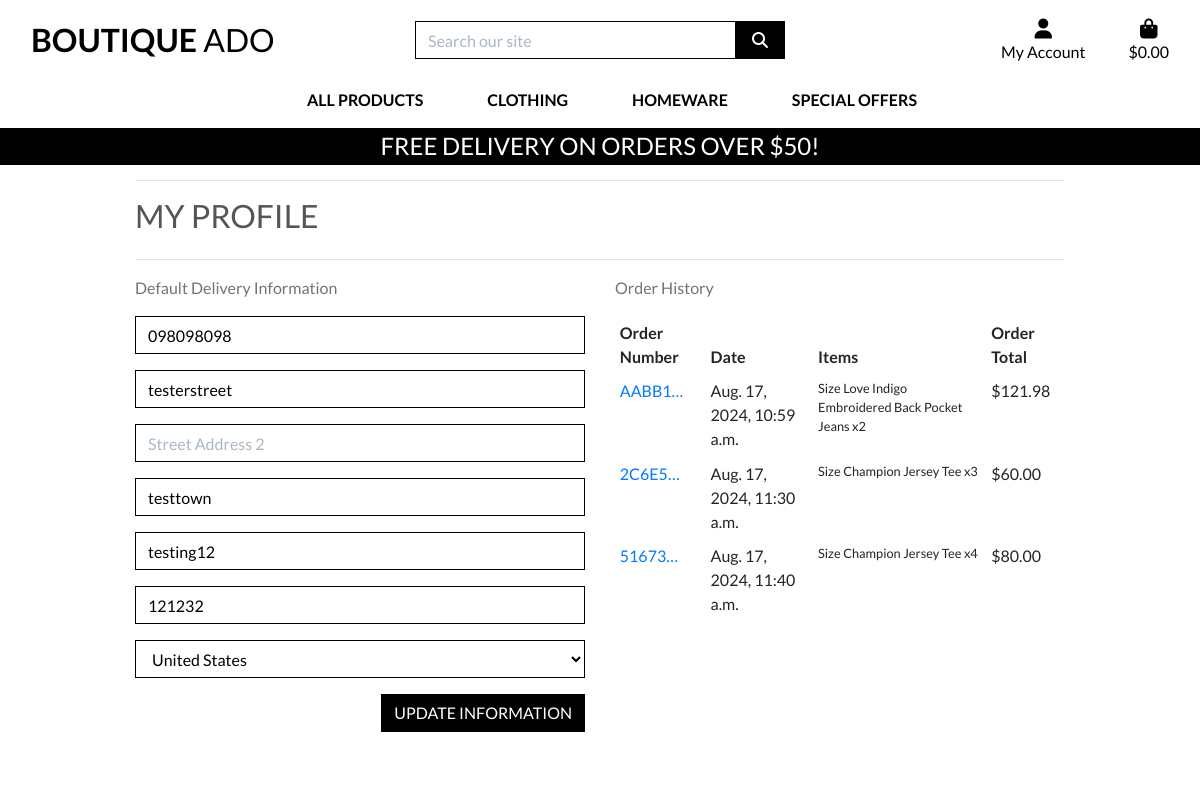
The page /profile/ (signed in) on the database as committed earlier.
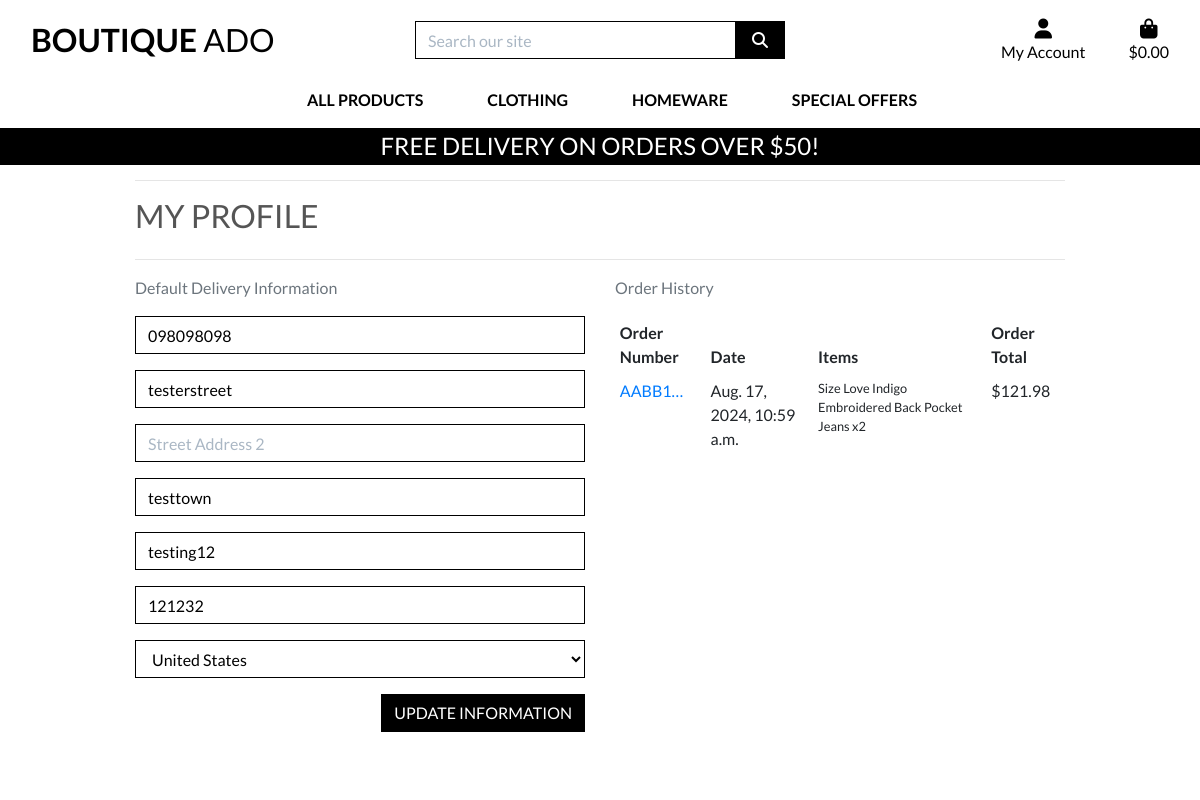
The same page on the database as committed later.
### checkout/models.py (models this page shows, shortened)
class Order(models.Model):
    order_number = models.CharField(max_length=32, null=False, editable=False)
    user_profile = models.ForeignKey(UserProfile, on_delete=models.SET_NULL,
                                     null=True, blank=True, related_name='orders')
    full_name = models.CharField(max_length=50, null=False, blank=False)
    email = models.EmailField(max_length=254, null=False, blank=False)
    phone_number = models.CharField(max_length=20, null=False, blank=False)
    country = CountryField(blank_label='Country *', null=False, blank=False)
    postcode = models.CharField(max_length=20, null=True, blank=True)
    town_or_city = models.CharField(max_length=40, null=False, blank=False)
    street_address1 = models.CharField(max_length=80, null=False, blank=False)
    street_address2 = models.CharField(max_length=80, null=True, blank=True)
    county = models.CharField(max_length=80, null=True, blank=True)
    date = models.DateTimeField(auto_now_add=True)
    delivery_cost = models.DecimalField(max_digits=6, decimal_places=2, null=False, default=0)
    order_total = models.DecimalField(max_digits=10, decimal_places=2, null=False, default=0)
    grand_total = models.DecimalField(max_digits=10, decimal_places=2, null=False, default=0)
    original_bag = models.TextField(null=False, blank=False, default='')
    stripe_pid = models.CharField(max_length=254, null=False, blank=False, default='')

class OrderLineItem(models.Model):
    order = models.ForeignKey(Order, null=False, blank=False, on_delete=models.CASCADE, related_name='lineitems')
    product = models.ForeignKey(Product, null=False, blank=False, on_delete=models.CASCADE)
    product_size = models.CharField(max_length=2, null=True, blank=True) # XS, S, M, L, XL
    quantity = models.IntegerField(null=False, blank=False, default=0)
    lineitem_total = models.DecimalField(max_digits=6, decimal_places=2, null=False, blank=False, editable=False)

### products/models.py (models this page shows, shortened)
class Product(models.Model):
    category = models.ForeignKey('Category', null=True, blank=True, on_delete=models.SET_NULL)
    sku = models.CharField(max_length=254, null=True, blank=True)
    name = models.CharField(max_length=254)
    description = models.TextField()
    has_sizes = models.BooleanField(default=False, null=True, blank=True)
    price = models.DecimalField(max_digits=6, decimal_places=2)
    rating = models.DecimalField(max_digits=6, decimal_places=2, null=True, blank=True)
    image_url = models.URLField(max_length=1024, null=True, blank=True)
    image = models.ImageField(null=True, blank=True)

### profiles/views.py (the view)
# urls.py: path('profile/', include('profiles.urls')),
def profile(request):
    profile = get_object_or_404(UserProfile, user=request.user)
    if request.method == 'POST':
        form = UserProfileForm(request.POST, instance=profile)
        if form.is_valid():
            form.save()
            messages.success(request, 'Profile updated successfully')
    form = UserProfileForm(instance=profile)
    orders = profile.orders.all()
    template = 'profiles/profile.html'
    context = {
        'form': form,
        'orders': orders,
        'on_profile_page': True
    }
    return render(request, template, context)

### profiles/forms.py
class UserProfileForm(forms.ModelForm):
    class Meta:
        model = UserProfile
        exclude = ('user',)
    def __init__(self, *args, **kwargs):
        super().__init__(*args, **kwargs)
        placeholders = {
            'default_phone_number': 'Phone Number',
            'default_postcode': 'Postal Code',
            'default_town_or_city': 'Town or City',
            'default_street_address1': 'Street Address 1',
            'default_street_address2': 'Street Address 2',
            'default_county': 'County, State or Locality',
        }
        self.fields['default_phone_number'].widget.attrs['autofocus'] = True
        for field in self.fields:
            if field != 'default_country':
                if self.fields[field].required:
                    placeholder = f'{placeholders[field]} *'
                else:
                    placeholder = placeholders[field]
                self.fields[field].widget.attrs['placeholder'] = placeholder
            self.fields[field].widget.attrs['class'] = 'border-black rounded-0 profile-form-input'
            self.fields[field].label = False

### profiles/templates/profiles/profile.html (shortened to what this page needs)
{% extends "base.html" %}
{% load static %}
{% block extra_css %}
    <link rel="stylesheet" href="{% static 'profiles/css/profile.css' %}">
{% endblock %}
{% block page_header %}
    <div class="container header-container">
    </div>
{% endblock %}
{% block content %}
    <div class="overlay"></div>
    <div class="container">
        <div class="row">
            <div class="col">
                <hr>
                <h2 class="logo-font mb-4">My Profile</h2>
                <hr>
            </div>
        </div>
        <div class="row">
            <div class="col-12 col-lg-6">
                <p class="text-muted">Default Delivery Information</p>
                <form class="mt-3" action="{% url 'profile' %}" method="POST" id="profile-update-form">
                    {{ form|crispy }}
                    <button class="btn btn-black rounded-0 text-uppercase float-right">Update Information</button>
                </form>
            </div>
            <div class="col-12 col-lg-6">
                <p class="text-muted">Order History</p>
                <div class="order-history table-responsive">
                    <table class="table table-sm table-borderless">
                        <thead>
                            <tr>
                                <th>Order Number</th>
                                <th>Date</th>
                                <th>Items</th>
                                <th>Order Total</th>
                            </tr>
                        </thead>
                        <tbody>
                            {% for order in orders %}
                                <tr>
                                    <td>
                                        <a href="{% url 'order_history' order.order_number %}"
                                        title="{{ order.order_number }}">
                                            {{ order.order_number|truncatechars:6 }}
                                        </a>
                                    </td>
                                    <td>{{ order.date }}</td>
                                    <td>
                                        <ul class="list-unstyled">
                                            {% for item in order.lineitems.all %}
                                                <li class="small">
                                                    {% if item.product.has_sizes %}
                                                        Size {{ item.product.size|upper }}
                                                    {% endif %}{{ item.product.name }} x{{ item.quantity }}
                                                </li>
                                            {% endfor %}
                                        </ul>
                                    </td>
                                    <td>${{ order.grand_total }}</td>
                                </tr>
                            {% endfor %}
                        </tbody>
                    </table>
                </div>
            </div>
        </div>
{% endblock %}

Rows that differ between the two databases and show on the page:
removed Order: order_number "2C6E5…", date "Aug. 17, 2024, 11:30 a.m.", grand_total "60.00"
removed OrderLineItem: product.name "Champion Jersey Tee", quantity "3", shown under "2C6E5…"
removed Order: order_number "51673…", date "Aug. 17, 2024, 11:40 a.m.", grand_total "80.00"
removed OrderLineItem: product.name "Champion Jersey Tee", quantity "4", shown under "51673…"
